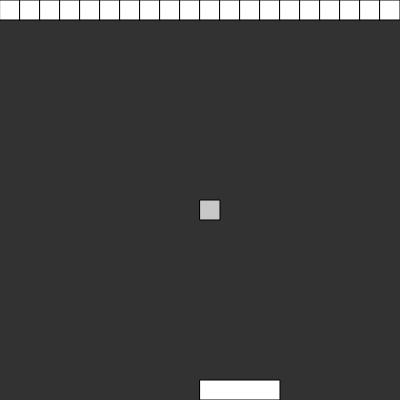
Frame 1 (no input)
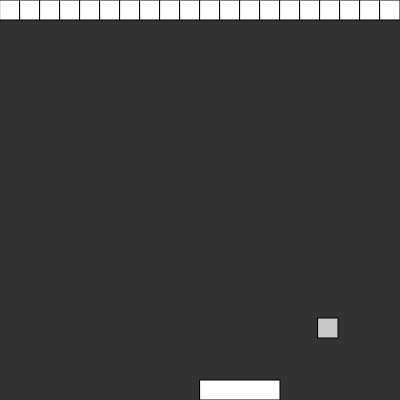
Frame 60 (no input)
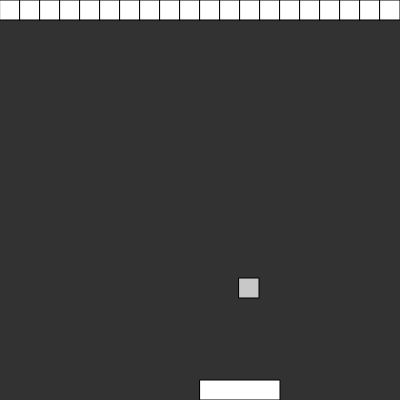
Frame 120 (the mouse pressed at the canvas centre since frame 60)

The p5.js sketch that drew these frames (run headless with seeded random() and noise() and a simulated clock; from frame 60 on, the mouse is pressed at the canvas centre):

// p5.js sketch
// ── sketch.js
var b;
var p;
var scl = 20;
var cnt = 0;
var xtar = 0;
var ytar = 0;
var tars = [];

function ball() {
   this.x = width / 2;
   this.y = width / 2;
   this.xspeed = floor(random(1, 3));
   this.yspeed = 2;

   this.show = function() {
      fill(200);
      rect(this.x, this.y, scl, scl);
   }

   this.update = function() {
      if ((this.x > width - scl - 1) || this.x < 1) {
         this.xspeed = -this.xspeed;
      } else if (this.y < 1) {
         this.yspeed = -this.yspeed;
      }
      this.x = this.x + this.xspeed;
      this.y = this.y + this.yspeed;
      this.x = constrain(this.x, 0, width - scl);
      this.y = constrain(this.y, 0, height - scl);
   }
}

function pad() {
   this.x = width / 2;
   this.y = height - scl;

   this.show = function() {
      fill(255);
      rect(this.x, this.y, 4 * scl, scl);
   }
}

function picked() {
   for (var i = 0; i < tars.length; i++) {
      if (dist(tars[i].x, tars[i].y, b.x, b.y) < scl) {
         tars.splice(i, 1);
      }
   }
}

function touch() {
   if (b.y > (height - 2 * scl - 1)) {
      print(b.x + " " + b.y);
      if ((b.x + scl >= p.x) && (b.x < (p.x + 4 * scl))) {
         b.yspeed = -b.yspeed;
      } else {
         restart();
      }
   }
}

function restart() {
   cnt = 0;
   tars.splice(0, tars.length);
   b.x = width / 2;
   b.y = width / 2;
   b.yspeed = 2;
   b.xspeed = floor(random(1, 3));

   for (var i = 0; i < (width / scl); i++) {
      tars[i] = new Tars();
   }
}

function Tars() {
   this.x = xtar + (cnt++ * scl);
   this.y = ytar;
}

function setup() {
  
   createCanvas(400, 400);
   for (var i = 0; i < (width / scl); i++) {
      tars[i] = new Tars();
   }
   p = new pad();
   b = new ball();
//   frameRate(30);
   createP("Use left and right arrow keys.");
}

function draw() {
   
   touch();
   background(50);
   fill(255);
   for (var i = 0; i < tars.length; i++) {
      rect(tars[i].x, tars[i].y, scl, scl);
   }
   if (keyIsDown(RIGHT_ARROW)) {
      p.x += 10;
   } else if (keyIsDown(LEFT_ARROW)) {
      p.x -= 10;
   }
   p.x = constrain(p.x, 0, width - 4 * scl);
   p.show();
   b.show();
   b.update();
   picked();
   if (tars.lenght === 0) {
      restart();
   }
}
